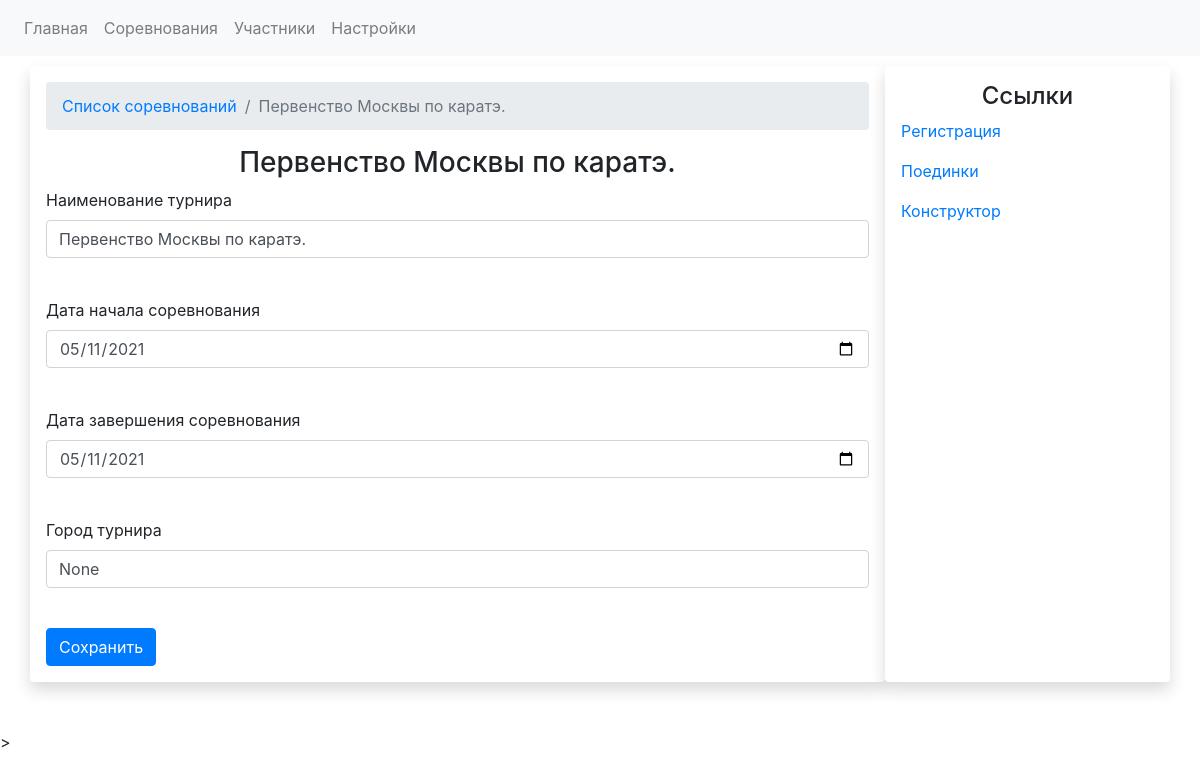
The app's page /competitions/1 with its own data.
### app.py (models this page shows)
class CompetitionsDB(db.Model):
    competition_id = db.Column(db.Integer, primary_key=True)
    competition_name = db.Column(db.String)
    competition_date_start = db.Column(db.Date, default=datetime.utcnow)
    competition_date_finish = db.Column(db.Date, default=datetime.utcnow)
    competition_city = db.Column(db.String)
    competition_fights = db.relationship('FightsDB', backref='competition', lazy='dynamic')
    registrations = db.relationship('RegistrationDB', backref='competition')

### app.py (the view, shortened to what this page needs)
@app.route('/competitions/<int:competition_id>', methods=["POST", "GET"])
def competition_view(competition_id):
    competition_data = CompetitionsDB.query.get(competition_id)
    form = CompetitionForm()
    return render_template('competition.html', competition_data = competition_data, form=form)

### forms.py
class CompetitionForm(FlaskForm):
    competition_name_form = StringField('Наименование турнира', validators=[validators.required()])
    competition_date_start = DateField('Дата начала соревнования', format = '%Y-%m-%d',validators=[validators.required()])
    competition_date_finish = DateField('Дата завершения соревнования', format = '%Y-%m-%d',validators=[validators.required()])
    competition_city =  StringField('Город турнира', validators=[validators.required()])
    submit = SubmitField('Сохранить')

### templates/competition.html (shortened to what this page needs)
{% extends "base.html" %}
{% block head %}
    <link rel="stylesheet" type="text/css" href="https://cdnjs.cloudflare.com/ajax/libs/twitter-bootstrap/4.5.2/css/bootstrap.css">
{% endblock %}
{% block content %}
    <div class="container" style="margin-top: 10px">
            <div class="row">
            <div class="col-lg-9 shadow p-3 mb-5 bg-white rounded">
                <nav aria-label="breadcrumb">
                  <ol class="breadcrumb">
                    <li class="breadcrumb-item"><a href="{{url_for('competitions')}}">Список соревнований</a></li>
                    <li class="breadcrumb-item active" aria-current="page">{{ competition_data.competition_name }}</li>
                  </ol>
                </nav>
                <div class="row justify-content-center">
                    <h3>{{ competition_data.competition_name }}</h3>
                </div>
                <form method="POST" action="{{ url_for('competition_view', competition_id = competition_data.competition_id) }}">
                        <div class="form-group">
                            {{ form.competition_name_form.label }}
                            {{ form.competition_name_form (class ='form-control', value = competition_data.competition_name)}}
                        <br>
                        </div>
                        <div class="form-group">
                            {{ form.competition_date_start.label }}
                            {{ form.competition_date_start (class ='form-control', type="date", value = competition_data.competition_date_start)}}
                        <br>
                        </div>
                        <div class="form-group">
                            {{ form.competition_date_finish.label }}
                            {{ form.competition_date_finish (class ='form-control', type="date", value = competition_data.competition_date_finish)}}
                        <br>
                        </div>
                         <div class="form-group">
                            {{ form.competition_city.label }}
                            {{ form.competition_city (class ='form-control', type="text", value = competition_data.competition_city)}}
                        <br>
                        </div>
                         {{ form.submit (class ='btn btn-primary')}}
                  </form>
            </div>
            <div class="col-lg-3 shadow p-3 mb-5 bg-white rounded">
                    <h4 style="text-align: center">Ссылки</h4>
                <p><a href="{{url_for('registration', competition_id = competition_data.competition_id)}}">Регистрация</a></p>
                <p><a href="{{url_for('competition_fights_view', comp_id = competition_data.competition_id)}}">Поединки</a></p>
                <p><a href="{{url_for('fight_constructor', comp_id = competition_data.competition_id)}}">Конструктор</a></p>
            </div>
        </div>
    </div>
<script src="https://ajax.googleapis.com/ajax/libs/jquery/3.5.1/jquery.min.js"></script>>
{% endblock %}

### records on screen
CompetitionsDB: competition_name "Первенство Москвы по каратэ.", competition_date_start "05/11/2021", competition_date_finish "05/11/2021", competition_city "None"
